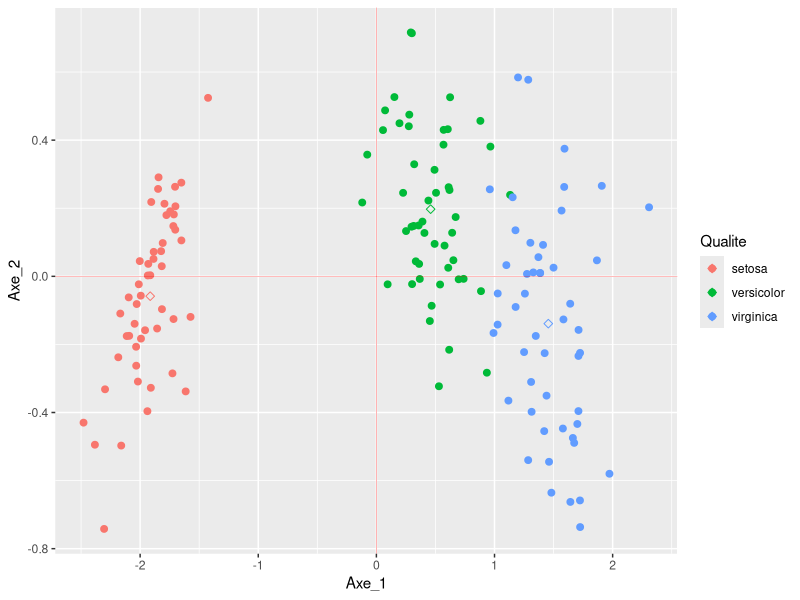

Write the R code that produced this figure.
#fonction AFD qui retourne une listes avec les scores
rm(list=ls())

library(ggplot2)
library(caret)


MANOVA <- function(data) { 
  data[, 1:(ncol(data) - 1)] <- lapply(data[, 1:(ncol(data) - 1)], as.numeric)
  
  # Informations sur les données
  N <- nrow(data)  # Nombre de ligne
  
  P <- ncol(data) - 1  # Nombre de variables prédictives
  
  X <- data[, 1:P]
  
  Y <- data[,P+1]
  print(Y)
  
  #K <- length(unique(data$Y))  # Nombre de groupes
  K<-nlevels(Y)
  print(K)
  # Moyenne générale des variables
  G <- colMeans(X)
  print(G)
  
  
  # Calcul des inerties partielles intra-classe
  XK <- split(X, Y)  # Liste des indices par groupe
  print(XK)
  print(names(XK))
  NK <- as.vector(table(data$Class))
  print(NK)
  
  # Calcul de GK : Moyennes des variables par groupe
  GK <- lapply(split(X, Y), colMeans)
  print(GK)
  
  # Transformer X en matrice
  X_matrix <- as.matrix(X)
  
  # Créer une matrice G_matrix dont chaque ligne est le vecteur G
  G_matrix <- matrix(rep(G, times=N), nrow=N, byrow=TRUE)
  
  # Calculer la différence
  diff_matrix <- X_matrix - G_matrix
  print(X_matrix)
  print(G_matrix)
  print(diff_matrix)
  # Calculer SS_tot (produit matriciel)
  SS_tot <- t(diff_matrix) %*% diff_matrix
  
  # Afficher SS_tot
  print("Matrice des sommes des carrés totales (SS_tot) :")
  print(SS_tot)
  
  # Initialiser une liste vide pour stocker les inerties intra-partielles
  SS_partiel_Intra <- list()
  
  # Itérer sur chaque groupe
  for (groupe in names(XK)) {
    # Extraire les individus du groupe
    individus_groupe <- XK[[groupe]]
    
    # Calculer la moyenne du groupe (G_k)
    G_k <- GK[[groupe]]
    
    # Transformer les données du groupe en matrice
    X_groupe <- as.matrix(individus_groupe)
    
    # Créer une matrice où chaque ligne correspond à G_k
    G_k_matrix <- matrix(rep(G_k, times = nrow(X_groupe)), nrow = nrow(X_groupe), byrow = TRUE)
    
    # Calculer la différence
    diff_matrix <- X_groupe - G_k_matrix
    
    # Calculer l'inertie intra-partielle pour le groupe
    SS_groupe <- t(diff_matrix) %*% diff_matrix
    
    # Stocker le résultat dans la liste
    SS_partiel_Intra[[groupe]] <- SS_groupe
  }
  
  # Afficher les inerties intra-partielles
  print("Inerties intra-partielles (SS_partiel_Intra) :")
  print(SS_partiel_Intra)
  
  # Initialiser SS_Intra avec une matrice nulle
  SS_Intra <- matrix(0, nrow = P, ncol = P)
  
  # Additionner les matrices de SS_partiel_Intra
  for (groupe in names(SS_partiel_Intra)) {
    SS_Intra <- SS_Intra + SS_partiel_Intra[[groupe]]
  }
  
  # Afficher l'inertie intra (SS_Intra)
  print("Inertie Intra (SS_Intra) :")
  print(SS_Intra)
  
  # Calcul de l'inertie inter-classe (SS_Inter)
  SS_Inter <- SS_tot - SS_Intra
  
  # Afficher l'inertie inter-classe
  print("Inertie Inter-classe (SS_Inter) :")
  print(SS_Inter)
  
  
  # liste contenant tous les résultats
  result <- list(
    SS_tot = SS_tot,
    SS_Intra = SS_Intra,
    SS_Inter = SS_Inter,
    X = X,  
    Y = Y   
  )
  return(result)
}



# Fonction AFD qui retourne une liste avec les scores (vecteurs propore, valeurs propres, Scores, Wilks)
AFD <- function(X, Y, SS_tot, SS_intra, SS_inter, nb_axes = 2) {
  # Vérification que SS_intra est inversible
  if (det(SS_intra) == 0) {
    stop("Erreur : La matrice SS_intra est singulière et ne peut pas être inversée.")
  }
  
  # Calcul du rapport SS_inter / SS_intra
  Ratio <- solve(SS_intra) %*% SS_inter
  
  # Diagonalisation
  eigens <- eigen(Ratio)
  
  # Extraction des valeurs propres (réelles uniquement)
  valeurs_propres <- Re(eigens$values)
  
  # Suppression des valeurs propres nulles ou très faibles
  valeurs_propres[valeurs_propres < 1e-7] <- 0
  
  # Calcul des vecteurs propres normalisés
  U <- Re(eigens$vectors)
  W <- diag(ncol(U))  # Matrice d'identité
  U_transpose_W_U <- t(U) %*% W %*% U
  normalization_factors <- sqrt(diag(U_transpose_W_U))
  normalization_factors[normalization_factors == 0] <- 1  # Éviter division par zéro
  Un <- sweep(U, 2, normalization_factors, "/")  # Normalisation colonne par colonne
  
  # Sélection des nb_axes premiers axes
  lambda_selected <- valeurs_propres[1:nb_axes]
  U_selected <- Un[, 1:nb_axes]
  
  # Calcul des scores des individus sur les axes factoriels
  Z <- scale(X, center = TRUE, scale = FALSE)  # Centrage des données
  Scores <- Z %*% U_selected  # Projection des individus
  
  # Création du data frame des scores
  Scores_df <- data.frame(Scores, Qualite = Y)
  colnames(Scores_df)[1:2] <- c("Axe_1", "Axe_2")
  
  # Test de Wilks
  corr <- lambda_selected / (1 + lambda_selected)
  wilks_lambda <- prod(1 - corr^2)
  
  if (wilks_lambda <= 0) {
    statistic <- NA
    p_value <- NA
  } else {
    n <- nrow(X)
    p <- ncol(X)
    k <- length(unique(Y))
    statistic <- -((n - 1 - p + k) / 2) * log(wilks_lambda)
    ddl <- p * (k - 1)
    p_value <- pchisq(statistic, df = ddl, lower.tail = FALSE)
  }
  
  # Résumé des résultats du test de Wilks
  wilks_results <- data.frame(
    Wilks_Lambda = wilks_lambda,
    Chi2_Stat = statistic,
    df = ddl,
    p_value = p_value
  )
  
  # Retour des résultats sous forme de liste
  return(list(
    Vecteurs_Propres = as.data.frame(Un),
    Valeurs_Propres = as.data.frame(valeurs_propres),
    Scores = Scores_df,
    Test_Wilks = wilks_results
  ))
}


# Fonction AFD_graph1 pour afficher le plan factoriel avec les couleurs et les centres de gravité
AFD_graph1 <- function(Scores, label = T, center = F) { 
  colnames(Scores)[3] <- 'Qualite'  
  print(head(Scores))  # Vérification du data.frame
  
  gr <- ggplot()  # Initialisation du graphique
  
  if (label == F) {
    gr <- gr + geom_point(data = Scores, aes(x = Axe_1, y = Axe_2), colour = '#0066CC', size = 1)
  } else {
    gr <- gr + geom_point(data = Scores, aes(x = Axe_1, y = Axe_2, colour = Qualite), size = 2)
  }
  
  # Ajouter les centres de gravité des classes si demandé
  if (center == T) {
    df_center <- aggregate(Scores[,-3], by = list(Scores$Qualite), mean)
    gr <- gr + geom_point(data = df_center, aes(x = Axe_1, y = Axe_2, colour = Group.1), shape = 23, size = 2)
  }
  
  # Ajouter les lignes horizontales et verticales (axes)
  gr <- gr + geom_hline(yintercept = 0 , size = 0.1, colour = 'red') +
    geom_vline(xintercept = 0 , size = 0.1, colour = 'red') 
  
  return(gr)  # Retourne le graphique
}

#test sur le dataset vin_qualites.txt
#data<-read.table("G:/Mon Drive/E4/Fouille_de_donnees_avec_R/td_3/VIN_QUALITE.txt",header = TRUE, sep = "")
#str(data)


# chargerment du dataset iris
data(iris)
X <- iris[, 1:4]  # Variables prédictives (longueur et largeur des pétales et sépales)
Y <- iris$Species  # Variable à prédire (3 espèces de fleurs)

# Exécuter la fonction MANOVA pour obtenir SS_tot, SS_intra et SS_inter
result_MANOVA <- MANOVA(cbind(X, Y))
print(result_MANOVA)
# Extraire X et Y
X <- result_MANOVA$X
Y <- result_MANOVA$Y

# Exécuter la fonction AFD
result_AFD <- AFD(
  X = X, 
  Y = Y, 
  SS_tot = result_MANOVA$SS_tot, 
  SS_intra = result_MANOVA$SS_Intra, 
  SS_inter = result_MANOVA$SS_Inter, 
  nb_axes = 2
)

# Affichage des résultats
print(result_AFD$Valeurs_Propres)  # Afficher les valeurs propres
print(result_AFD$Vecteurs_Propres) # Afficher les vecteurs propres (loading factors)
print(result_AFD$Test_Wilks)       # Afficher le test de Wilks

# Visualisation des résultats dans le plan factoriel
print(AFD_graph1(result_AFD$Scores, center = TRUE))


AFD_Classif <- function(result_AFD) {
  # Calcul des centres de gravité des classes
  centres_gravite <- aggregate(result_AFD$Scores[, c("Axe_1", "Axe_2")], 
                               by = list(result_AFD$Scores$Qualite), 
                               mean)
  
  # Renommer les colonnes
  colnames(centres_gravite) <- c("Qualite", "Coord_Axe_1", "Coord_Axe_2")
  

  # Associer chaque individu au centre de gravité le plus proche
  trouver_classe_proche <- function(axe1, axe2, centres) {
    distances <- apply(centres[, c("Coord_Axe_1", "Coord_Axe_2")], 1, function(centre) {
      sqrt((axe1 - centre[1])^2 + (axe2 - centre[2])^2)
    })
    return(centres$Qualite[which.min(distances)])
  }
  
  # Calculer la classe prédite
  result_AFD$Scores$Classe_Predite <- mapply(trouver_classe_proche, 
                                             result_AFD$Scores$Axe_1, 
                                             result_AFD$Scores$Axe_2, 
                                             MoreArgs = list(centres = centres_gravite))
  
  # Comparaison entre Gold Standard et Classification AFD
  comparaison_AFD_GoldStandard <- result_AFD$Scores[, c("Qualite", "Classe_Predite")]
  colnames(comparaison_AFD_GoldStandard) <- c("Gold_Standard", "AFD_Prediction")
  
  # Calculer la matrice de confusion
  conf_matrix <- confusionMatrix(as.factor(comparaison_AFD_GoldStandard$AFD_Prediction), 
                                 as.factor(comparaison_AFD_GoldStandard$Gold_Standard))
  
  # Retourner tous les résultats sous forme de liste
  return(list(
    Centres_Gravite = centres_gravite,
    Scores_Avec_Distances = result_AFD$Scores,
    Comparaison_AFD_GoldStandard = comparaison_AFD_GoldStandard,
    Matrice_Confusion = conf_matrix
  ))
}

# Utilisation de la fonction avec les résultats de l'AFD
resultats_classif <- AFD_Classif(result_AFD)

# Afficher les résultats
print(resultats_classif$Centres_Gravite)         # Centres de gravité
head(resultats_classif$Scores_Avec_Distances)    # Distances et scores
head(resultats_classif$Comparaison_AFD_GoldStandard)  # Comparaison avec Gold Standard
print(resultats_classif$Matrice_Confusion)       # Matrice de confusion
